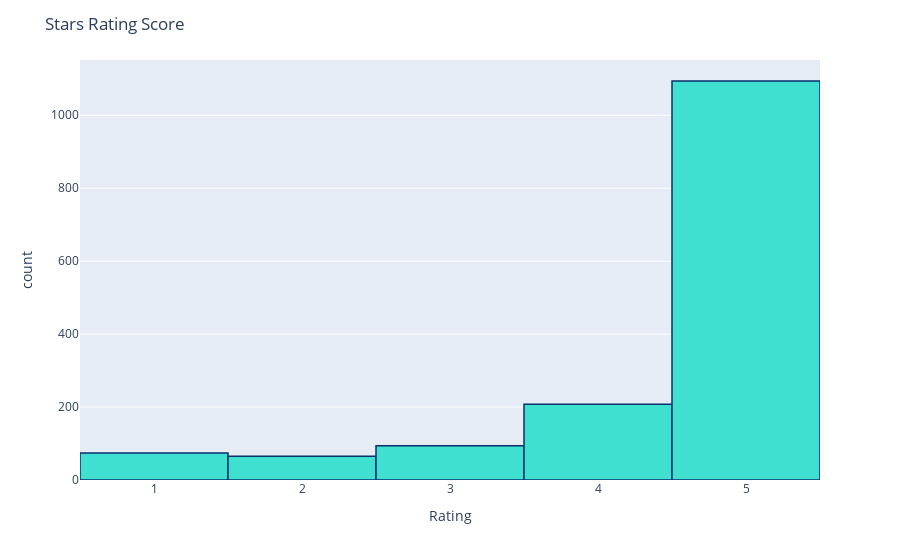

Write notebook code for a chart like this one.
### Markdown cell above
## Distribution of Scores

### Code cell
fig = px.histogram(df, x="Rating")
fig.update_traces(marker_color="turquoise",marker_line_color='rgb(8,48,107)',
                  marker_line_width=1.5)
fig.update_layout(title_text='Stars Rating Score')
fig.show()

### Figure 1 — Plotly figure (JSON) as saved in the notebook; plotly's stock layout.template omitted (floating-point values rounded to 4 significant figures; data arrays with more than 128 entries replaced by an {"elided": "..."} marker saying what was removed)
{"data": [{"alignmentgroup": "True", "bingroup": "x", "hovertemplate": "Rating=%{x}<br>count=%{y}<extra></extra>", "legendgroup": "", "marker": {"color": "turquoise", "line": {"color": "rgb(8,48,107)", "width": 1.5}}, "name": "", "offsetgroup": "", "orientation": "v", "showlegend": false, "type": "histogram", "x": {"elided": "1535 int values"}, "xaxis": "x", "yaxis": "y"}], "layout": {"barmode": "relative", "legend": {"tracegroupgap": 0}, "margin": {"t": 60}, "title": {"text": "Stars Rating Score"}, "xaxis": {"anchor": "y", "domain": [0, 1], "title": {"text": "Rating"}}, "yaxis": {"anchor": "x", "domain": [0, 1], "title": {"text": "count"}}}}
